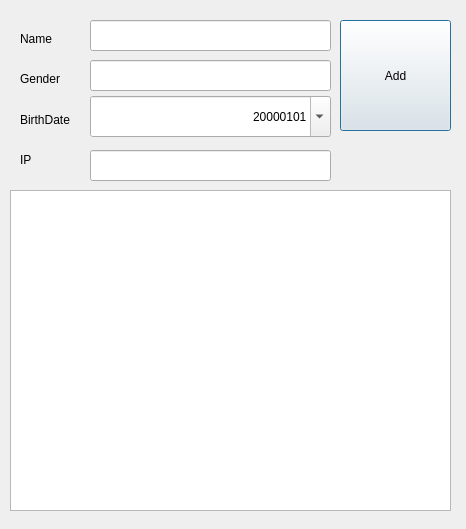
<?xml version="1.0" encoding="UTF-8"?>
<ui version="4.0">
 <class>Dialog</class>
 <widget class="QDialog" name="Dialog">
  <property name="geometry">
   <rect>
    <x>0</x>
    <y>0</y>
    <width>466</width>
    <height>529</height>
   </rect>
  </property>
  <property name="windowTitle">
   <string>Dialog</string>
  </property>
  <widget class="QLabel" name="labelName">
   <property name="geometry">
    <rect>
     <x>20</x>
     <y>30</y>
     <width>66</width>
     <height>18</height>
    </rect>
   </property>
   <property name="text">
    <string>Name</string>
   </property>
  </widget>
  <widget class="QLabel" name="labelGender">
   <property name="geometry">
    <rect>
     <x>20</x>
     <y>70</y>
     <width>66</width>
     <height>18</height>
    </rect>
   </property>
   <property name="text">
    <string>Gender</string>
   </property>
  </widget>
  <widget class="QLabel" name="labelBirthDate">
   <property name="geometry">
    <rect>
     <x>20</x>
     <y>110</y>
     <width>71</width>
     <height>20</height>
    </rect>
   </property>
   <property name="text">
    <string>BirthDate</string>
   </property>
  </widget>
  <widget class="QLineEdit" name="editName">
   <property name="geometry">
    <rect>
     <x>90</x>
     <y>20</y>
     <width>241</width>
     <height>31</height>
    </rect>
   </property>
  </widget>
  <widget class="QLineEdit" name="editGender">
   <property name="geometry">
    <rect>
     <x>90</x>
     <y>60</y>
     <width>241</width>
     <height>31</height>
    </rect>
   </property>
  </widget>
  <widget class="QPushButton" name="btnAdd">
   <property name="geometry">
    <rect>
     <x>340</x>
     <y>20</y>
     <width>111</width>
     <height>111</height>
    </rect>
   </property>
   <property name="text">
    <string>Add</string>
   </property>
  </widget>
  <widget class="QDateEdit" name="editBirthDate">
   <property name="geometry">
    <rect>
     <x>90</x>
     <y>96</y>
     <width>241</width>
     <height>41</height>
    </rect>
   </property>
   <property name="alignment">
    <set>Qt::AlignRight|Qt::AlignTrailing|Qt::AlignVCenter</set>
   </property>
   <property name="displayFormat">
    <string>yyyyMMdd</string>
   </property>
   <property name="calendarPopup">
    <bool>true</bool>
   </property>
  </widget>
  <widget class="QTableWidget" name="table">
   <property name="geometry">
    <rect>
     <x>10</x>
     <y>190</y>
     <width>441</width>
     <height>321</height>
    </rect>
   </property>
  </widget>
  <widget class="QLabel" name="labelBirthDate_2">
   <property name="geometry">
    <rect>
     <x>20</x>
     <y>150</y>
     <width>71</width>
     <height>20</height>
    </rect>
   </property>
   <property name="text">
    <string>IP</string>
   </property>
  </widget>
  <widget class="QLineEdit" name="editIp">
   <property name="geometry">
    <rect>
     <x>90</x>
     <y>150</y>
     <width>241</width>
     <height>31</height>
    </rect>
   </property>
  </widget>
 </widget>
 <resources/>
 <connections/>
</ui>
